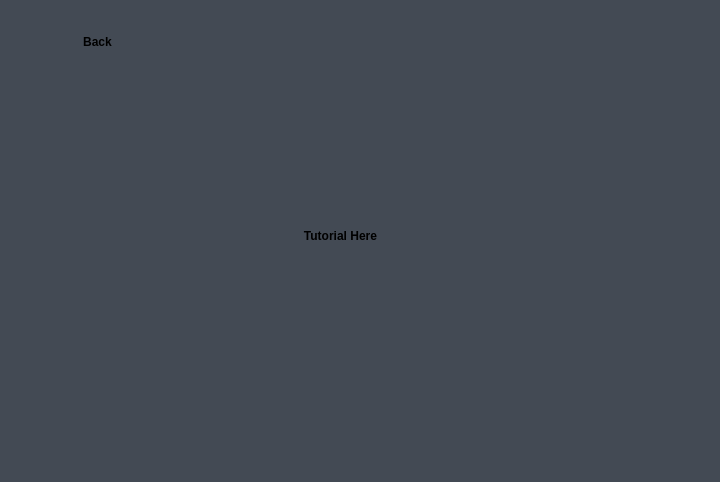
<?xml version="1.0" encoding="UTF-8"?>
<ui version="4.0">
 <class>Tutorial</class>
 <widget class="QWidget" name="Tutorial">
  <property name="geometry">
   <rect>
    <x>0</x>
    <y>0</y>
    <width>720</width>
    <height>482</height>
   </rect>
  </property>
  <property name="palette">
   <palette>
    <active>
     <colorrole role="Base">
      <brush brushstyle="SolidPattern">
       <color alpha="255">
        <red>255</red>
        <green>255</green>
        <blue>255</blue>
       </color>
      </brush>
     </colorrole>
     <colorrole role="Window">
      <brush brushstyle="SolidPattern">
       <color alpha="255">
        <red>67</red>
        <green>74</green>
        <blue>84</blue>
       </color>
      </brush>
     </colorrole>
    </active>
    <inactive>
     <colorrole role="Base">
      <brush brushstyle="SolidPattern">
       <color alpha="255">
        <red>255</red>
        <green>255</green>
        <blue>255</blue>
       </color>
      </brush>
     </colorrole>
     <colorrole role="Window">
      <brush brushstyle="SolidPattern">
       <color alpha="255">
        <red>67</red>
        <green>74</green>
        <blue>84</blue>
       </color>
      </brush>
     </colorrole>
    </inactive>
    <disabled>
     <colorrole role="Base">
      <brush brushstyle="SolidPattern">
       <color alpha="255">
        <red>67</red>
        <green>74</green>
        <blue>84</blue>
       </color>
      </brush>
     </colorrole>
     <colorrole role="Window">
      <brush brushstyle="SolidPattern">
       <color alpha="255">
        <red>67</red>
        <green>74</green>
        <blue>84</blue>
       </color>
      </brush>
     </colorrole>
    </disabled>
   </palette>
  </property>
  <property name="windowTitle">
   <string>Form</string>
  </property>
  <widget class="QPushButton" name="pushButton">
   <property name="geometry">
    <rect>
     <x>60</x>
     <y>70</y>
     <width>561</width>
     <height>331</height>
    </rect>
   </property>
   <property name="styleSheet">
    <string notr="true"> QPushButton { 
background-color: &quot;#CCD1D9&quot;; 
color: &quot;#434A54&quot;; 
border-radius: 10px;
font-weight: bold;
border: none; 
}
 QPushButton:pressed {
     background-color: #E6E9ED
 }</string>
   </property>
   <property name="text">
    <string>Tutorial Here</string>
   </property>
  </widget>
  <widget class="QPushButton" name="pushButton_2">
   <property name="geometry">
    <rect>
     <x>60</x>
     <y>30</y>
     <width>75</width>
     <height>23</height>
    </rect>
   </property>
   <property name="styleSheet">
    <string notr="true"> QPushButton { 
background-color: &quot;#CCD1D9&quot;; 
color: &quot;#434A54&quot;; 
border-radius: 10px;
font-weight: bold;
border: none; 
}
 QPushButton:pressed {
     background-color: #E6E9ED
 }</string>
   </property>
   <property name="text">
    <string>Back</string>
   </property>
  </widget>
 </widget>
 <resources/>
 <connections/>
</ui>
